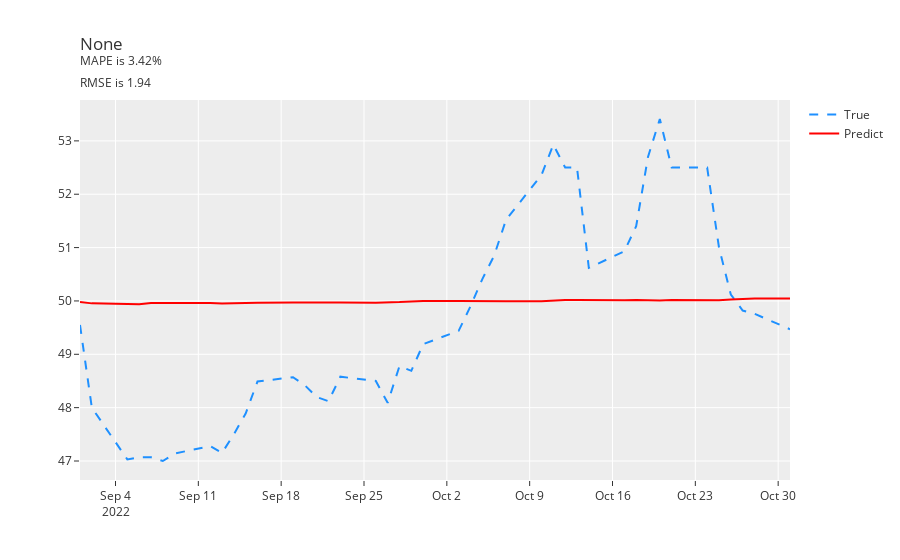

The code cell stored with this chart in its notebook:
### Code cell
pred_arima(y_train, y_test, (1, 1, 1), X_train, X_test)
